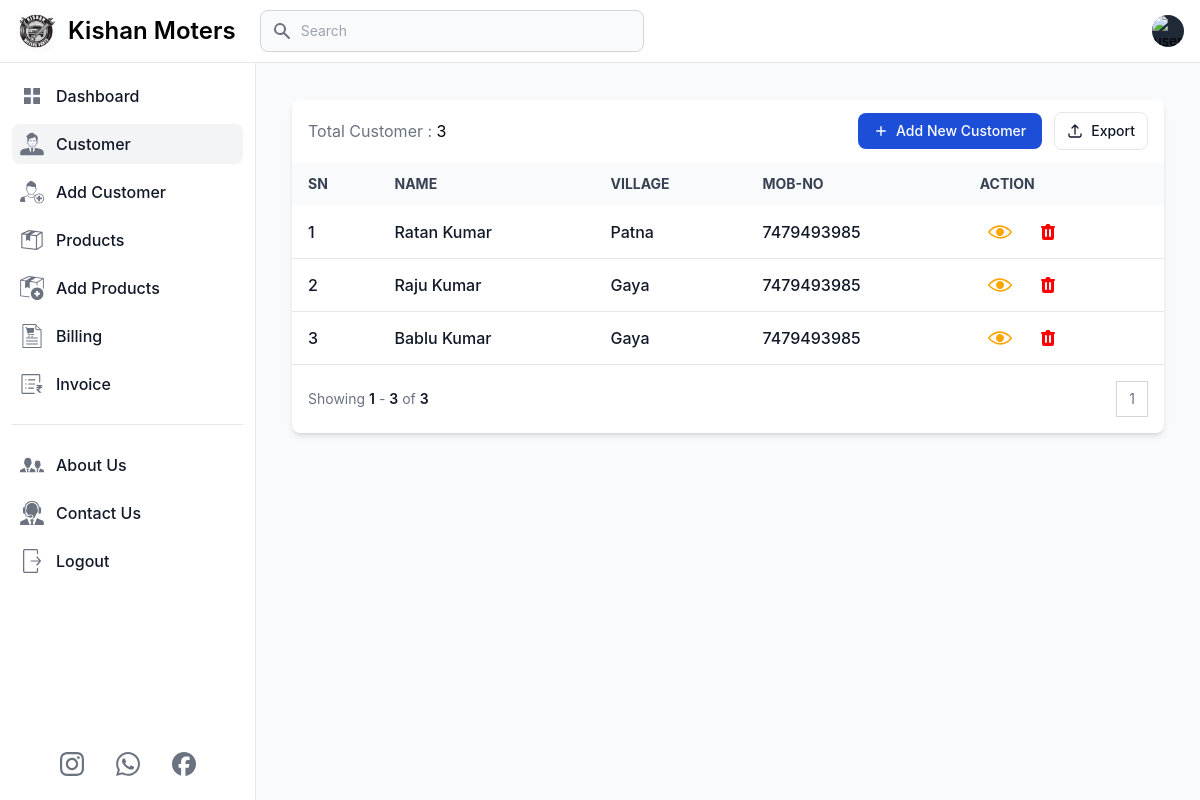
The app's page /customers (signed in) with its own data.
### app.py (models this page shows, shortened)
class Customer(db.Model):
    id = db.Column(db.Integer, primary_key=True)
    user_id = db.Column(db.Integer, db.ForeignKey('user.id'), nullable=False)
    customer_name = db.Column(db.String(100), nullable=False)
    customer_village = db.Column(db.String(100), nullable=False)
    customer_mob_no = db.Column(db.String(100), nullable=False)

### app.py (the view)
@app.route('/customers', methods=['GET', 'POST'])
def customers():
    if 'email' in session:
        user = User.query.filter_by(email=session['email']).first()
        page = request.args.get('page', 1, type=int)
        customers = Customer.query.filter(Customer.user_id == user.id).paginate(page=page, per_page=10)
        total_customer = Customer.query.filter(Customer.user_id == user.id).count()
        for customer in customers:
            billings = Billing.query.filter_by(customer_id=customer.id).all()
        return render_template('customer.html', title='Customer', current_page='customer', user=user, customers=customers, total_customer=total_customer, min=min, enumerate=enumerate, billings=billings)
    else:
        flash('You need to login first.', 'error')
        return redirect('/login')

### templates/customer.html (shortened to what this page needs)
{% extends 'layout.html' %}
{% block content %}
<main class="p-4 md:ml-64 h-auto pt-20">
    <div class="m-2 md:m-5 max-w-screen-2xl">
        <div class="relative overflow-hidden bg-white shadow-md dark:bg-gray-800 rounded-lg">
            <div
                class="flex flex-col px-4 py-3 space-y-3 lg:flex-row lg:items-center lg:justify-between lg:space-y-0 lg:space-x-4">
                <div class="flex items-center flex-1 space-x-4">
                    <h5>
                        <span class="text-gray-500">Total Customer : </span>
                        <span class="dark:text-white">{{total_customer}}</span>
                    </h5>
                </div>
                <div
                    class="flex flex-col flex-shrink-0 space-y-3 md:flex-row md:items-center lg:justify-end md:space-y-0 md:space-x-3">
                    <a href="/add_customer">
                        <button type="button"
                            class="flex items-center justify-center px-4 py-2 text-sm font-medium text-white rounded-lg bg-primary-700 hover:bg-primary-800 focus:ring-4 focus:ring-primary-300 dark:bg-primary-600 dark:hover:bg-primary-700 focus:outline-none dark:focus:ring-primary-800">
                            <svg class="h-3.5 w-3.5 mr-2" fill="currentColor" viewbox="0 0 20 20" xmlns="http://www.w3.org/2000/svg"
                                aria-hidden="true">
                                <path clip-rule="evenodd" fill-rule="evenodd"
                                    d="M10 3a1 1 0 011 1v5h5a1 1 0 110 2h-5v5a1 1 0 11-2 0v-5H4a1 1 0 110-2h5V4a1 1 0 011-1z" />
                            </svg>
                            Add New Customer
                        </button>
                    </a>
                    <a href="/download_customer">
                        <button type="button"
                            class="flex items-center justify-center flex-shrink-0 px-3 py-2 text-sm font-medium text-gray-900 bg-white border border-gray-200 rounded-lg focus:outline-none hover:bg-gray-100 hover:text-primary-700 focus:z-10 focus:ring-4 focus:ring-gray-200 dark:focus:ring-gray-700 dark:bg-gray-800 dark:text-gray-400 dark:border-gray-600 dark:hover:text-white dark:hover:bg-gray-700">
                            <svg class="w-4 h-4 mr-2" xmlns="http://www.w3.org/2000/svg" fill="none" viewbox="0 0 24 24" stroke-width="2"
                                stroke="currentColor" aria-hidden="true">
                                <path stroke-linecap="round" stroke-linejoin="round"
                                    d="M3 16.5v2.25A2.25 2.25 0 005.25 21h13.5A2.25 2.25 0 0021 18.75V16.5m-13.5-9L12 3m0 0l4.5 4.5M12 3v13.5" />
                            </svg>
                            Export
                        </button>
                    </a>
                </div>
            </div>
            <div class="overflow-x-auto">
                <table class="w-full text-sm text-left text-gray-500 dark:text-gray-400">
                    <thead
                        class="text-xs md:text-sm text-gray-700 uppercase bg-gray-50 dark:bg-gray-700 dark:text-gray-400">
                        <tr>
                            <th scope="col" class="px-4 py-3 whitespace-nowrap">SN</th>
                            <th scope="col" class="px-4 py-3 whitespace-nowrap">Name</th>
                            <th scope="col" class="px-4 py-3 whitespace-nowrap">Village</th>
                            <th scope="col" class="px-4 py-3 whitespace-nowrap">Mob-No</th>
                            <th scope="col" class="px-4 py-3 whitespace-nowrap">Action</th>
                        </tr>
                    </thead>
                    <tbody>
                        {% if customers.items %}
                            {% for index, customer in enumerate(customers.items, start=(customers.page - 1) * customers.per_page + 1) %}
                            <tr class="border-b text-base dark:border-gray-600 hover:bg-gray-100 dark:hover:bg-gray-700">
                                <td class="px-4 py-2 font-medium text-gray-900 whitespace-nowrap dark:text-white">
                                    <div class="flex items-center">
                                        {{ index}}
                                    </div>
                                </td>
                                <th scope="row"
                                    class="px-4 py-2 font-medium text-gray-900 whitespace-nowrap dark:text-white">
                                    <div class="flex items-center">
                                        {{customer.customer_name}}
                                    </div>
                                </th>
                                <td class="px-4 py-2 font-medium text-gray-900 whitespace-nowrap dark:text-white">
                                    <div class="flex items-center">
                                        {{customer.customer_village}}
                                    </div>
                                </td>
                                <td class="px-4 py-2 font-medium text-gray-900 whitespace-nowrap dark:text-white">
                                    <div class="flex items-center">
                                        {{customer.customer_mob_no}}
                                    </div>
                                </td>
                                <td class="px-4 py-2 font-medium text-gray-900 whitespace-nowrap dark:text-white flex">
                                    <div class="mr-2 p-2 hover:bg-slate-800 hover:rounded-md">
                                        <a href="{{ url_for('customer_detail', id=customer.id)}}">
                                            <button class="flex justify-center items-center">
                                            </button>
                                        </a>
                                    </div>
                                    <div class="flex justify-center p-2 hover:bg-slate-800 hover:rounded-md">
                                        <button  id="deleteButton-{{ customer.id }}" data-modal-target="deleteModal-{{ customer.id }}"
                                            data-modal-toggle="deleteModal-{{ customer.id}}">
                                        </button>
                                    </div>
                                </td>
                            </tr>
                            {% endfor %}
                        {% else %}
                            <tr>
                                <td colspan="7" class="text-center p-5">No Customer Found.</td>
                            </tr>
                        {% endif %}
                    </tbody>
                </table>
            </div>
            <nav class="flex flex-col items-start justify-between p-4 space-y-3 md:flex-row md:items-center md:space-y-0"
                aria-label="Table navigation">
                <span class="text-sm font-normal text-gray-500 dark:text-gray-400">
                    Showing
                    <span class="font-semibold text-gray-900 dark:text-white">{{ customers.page * customers.per_page - customers.per_page + 1 }}</span>
                    -
                    <span class="font-semibold text-gray-900 dark:text-white">{{ min(customers.page * customers.per_page, total_customer) }}</span>
                    of
                    <span class="font-semibold text-gray-900 dark:text-white">{{ total_customer }}</span>
                </span>
                <ul class="inline-flex items-stretch -space-x-px">
                    {% for num in customers.iter_pages(left_edge=1, right_edge=1, left_current=2, right_current=2) %}
                        {% if num %}
                            <li>
                                <a href="#"
                                    class="flex items-center justify-center px-3 py-2 text-sm leading-tight text-gray-500 bg-white border border-gray-300 hover:bg-gray-100 hover:text-gray-700 dark:bg-gray-800 dark:border-gray-700 dark:text-gray-400 dark:hover:bg-gray-700 dark:hover:text-white">{{ num }}</a>
                            </li>
                        {% else %}
                            <li>
                                <a href="#"
                                    class="flex items-center justify-center px-3 py-2 text-sm leading-tight text-gray-500 bg-white border border-gray-300 hover:bg-gray-100 hover:text-gray-700 dark:bg-gray-800 dark:border-gray-700 dark:text-gray-400 dark:hover:bg-gray-700 dark:hover:text-white">...</a>
                            </li>
                        {% endif %}
                    {% endfor %}
                </ul>
            </nav>
        </div>
    </div>
</main>
{% endblock %}

### records on screen
Customer: user "1", customer_name "Ratan Kumar", customer_village "Patna", customer_mob_no "7479493985"
Customer: index "2", customer_name "Raju Kumar", customer_village "Gaya", customer_mob_no "7479493985"
Customer: index "3", customer_name "Bablu Kumar", customer_village "Gaya", customer_mob_no "7479493985"

### other values on screen
{{ total_customer }} "3"
{{ customers.page * customers.per_page - customers.per_page + 1 }} "1"
{{ min(customers.page * customers.per_page, total_customer) }} "3"
{{ num }} "1"
